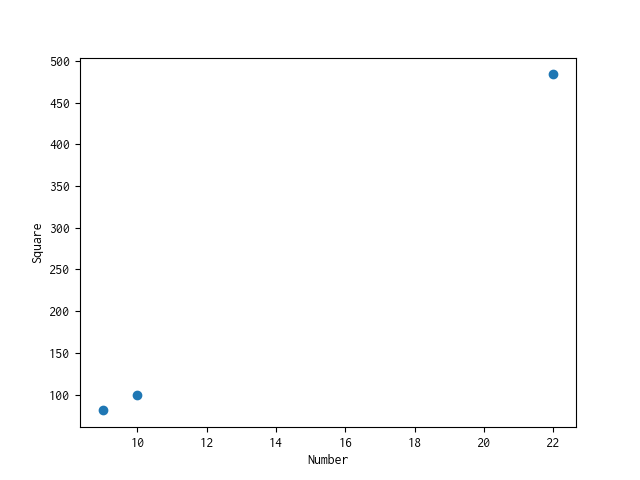

Source code (Python):
import csv
import matplotlib.pyplot as plt

def scatter_plot(x, y):
    plt.scatter(x, y)
    plt.xlabel('Number')
    plt.ylabel('Square')
    plt.savefig('read_csv.png')

def read_csv(filename):
    numbers = []
    squared = []
    with open(filename) as f:
        reader = csv.reader(f)
        # 1行目はヘッダなので、飛ばす
        next(reader)
        for row in reader:
            numbers.append(int(row[0]))
            squared.append(int(row[1]))
    return numbers, squared

if __name__ == '__main__':
    numbers, squared = read_csv('test.csv')
    scatter_plot(numbers, squared)
